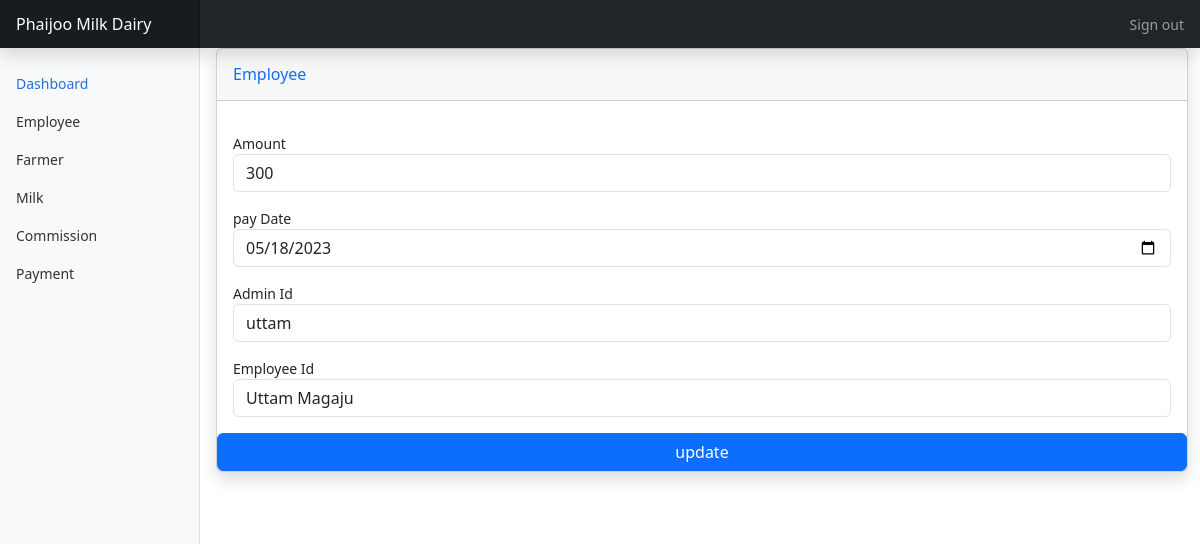
Before: /dashboard/commissions/5/update (signed in) with the older database file.
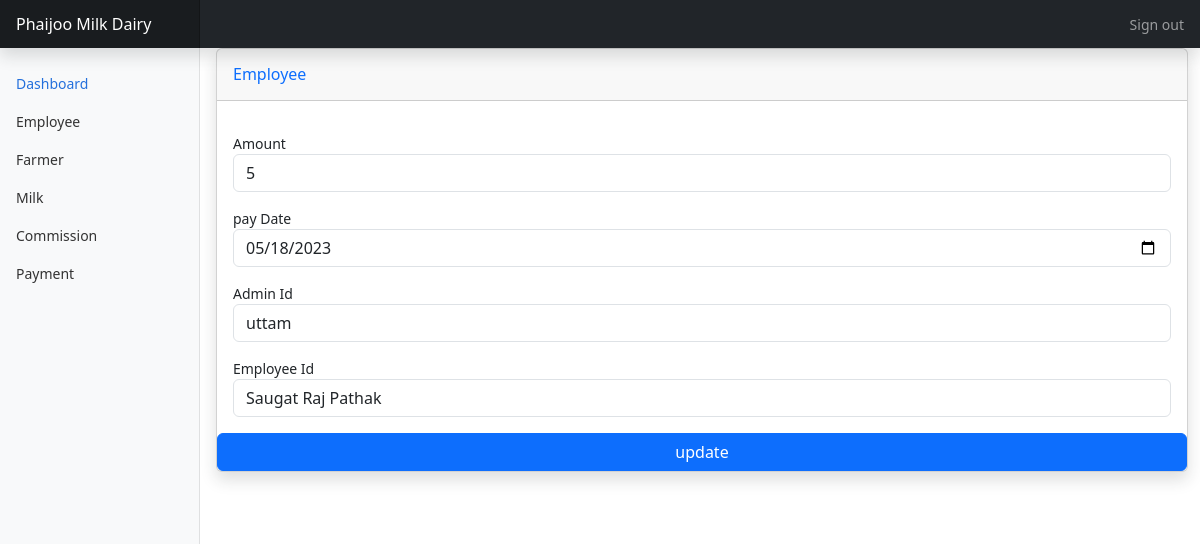
After: the same page with the newer database file.
### dashboard/models.py (models this page shows, shortened)
class Commission(models.Model):
    commission_amt = models.PositiveIntegerField(null=True)
    commission_pay_date = models.DateField()
    admin_id = models.ForeignKey(User, on_delete=models.PROTECT, related_name='commission', null=True)
    emp_id = models.ForeignKey(Employee, on_delete=models.PROTECT, related_name='commission', blank=True, null=True)
    class Meta:
        verbose_name = "Commission"
        verbose_name_plural = "Commissions"
        ordering = ('id',)

### dashboard/views.py (the view, shortened to what this page needs)
# urls.py: path('commissions/<int:pk>/update',views.commissionUpdateView, name = 'commissions-update'),
@login_required
def commissionUpdateView(request, pk):
    commissions = Commission.objects.get(pk=pk)
    employees = Employee.objects.all()
    admins = User.objects.all()
    return render(request,'dashboard/commissions/update_Form.html',
                  {'employees':employees,
                   'commission':commissions,
                   'admins':admins,
                   })

### dashboard/templates/dashboard/commissions/update_Form.html (shortened to what this page needs)
{% extends 'dashboard/base.html' %}
{% block main %}
<div class="card shadow mb-4">
    <div class="card-header py-3">
        <h6 class="m-0 font-weight-bold text-primary">Employee</h6>
    </div>
    <div class="card-body">
        <form method="post" action="" enctype="multipart/form-data">
            <div class="form-group mt-3 ">
                <label for="">Amount</label>
                <input type="number" class="form-control"  name="commission_amt" value="{{ commission.commission_amt }}">
            </div>
            <div class="form-group  mt-3">
                <label for="">pay Date</label>
                <input type="date" class="form-control" name="commission_pay_date" value="{{ commission.commission_pay_date|date:'Y-m-d' }}">
            </div>
            <div class="form-group mt-3">
                <label for="">Admin Id</label>
                <select class="form-control" name="admin_id" >
                    {% for admin in admins %}
                    {% if admin.id == commission.admin_id %}
                    <option value="{{ admin.id }}" selected>{{ admin.username }}</option>
                    {% else %}
                    <option value="{{ admin.id }}">{{ admin.username }}</option>
                    {% endif %}
                    {% endfor %}
                </select>
            </div>
            <div class="form-group mt-3">
                <label for="">Employee Id</label>
                <select class="form-control"  name="emp_id" >
                    {% for employee in employees %}
                    {% if employee.id == commission.emp_id %}
                    <option value="{{ employee.id }}" selected>{{ employee.emp_name }}</option>
                    {% else %}
                    <option value="{{ employee.id }}">{{ employee.emp_name }}</option>
                    {% endif %}
                    {% endfor %}
                </select>
            </div>
    </div>
    <button type="submit" class="btn btn-primary">update</button>
</div>
</div>
{% endblock main %}

Changed rows visible on the page:
changed Commission: commission_amt "300" → "5"
Other visible differences:
form field emp_id: "Uttam Magaju" → "Saugat Raj Pathak"
